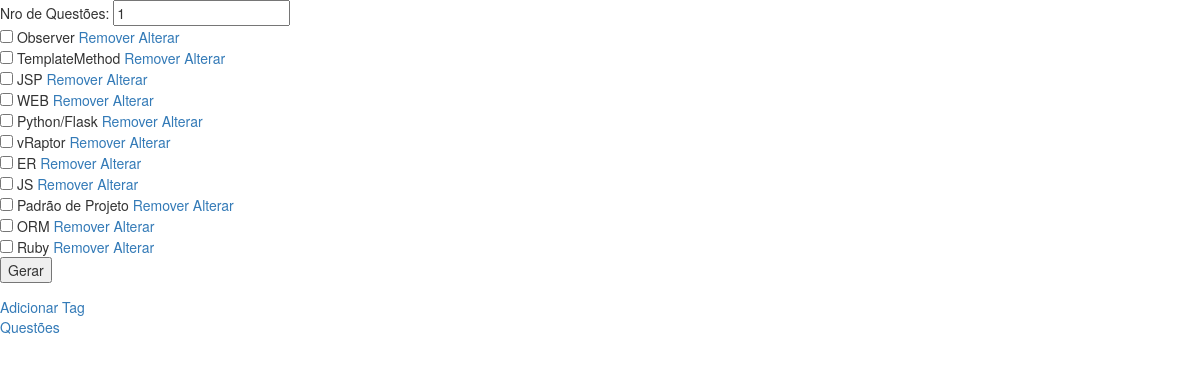
/, run on an earlier commit of the app's database.
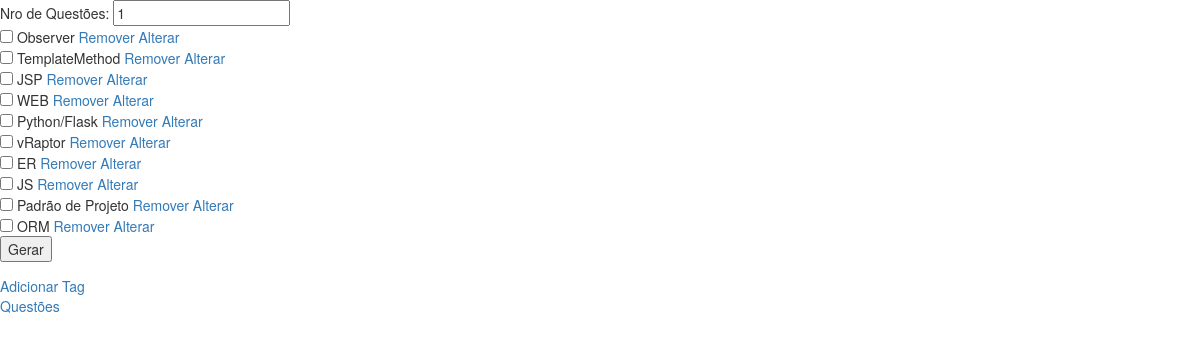
And on a later commit of the database.
### tables this page shows
CREATE TABLE tags (
    id INTEGER PRIMARY KEY AUTOINCREMENT,
    tag text
);

### main.py (the view)
@app.route("/")
def index():
    conn = sqlite3.connect("database.db")
    cur = conn.cursor()
    cur.execute("SELECT * FROM tags")
    vetTag = cur.fetchall()
    cur.close()
    conn.close()
    return render_template('index.html', vetTag=vetTag)

### templates/index.html (shortened to what this page needs)
<html>
<head>
    <link rel="stylesheet" href="/static/bootstrap/css/bootstrap.min.css">
</head>
<body>
    <form method="post" action="/gerar">
        Nro de Questões: <input type="number" value="1" name="nro_questao"> <br>
        {% for tag in vetTag %}
            <input name="tags" type="checkbox" value="{{tag[0]}}"> {{tag[1]}} <a href="/remover_tag/{{tag[0]}}">Remover</a>
            <a href="/tela_alterar_tag/{{tag[0]}}">Alterar</a>
            <br>
        {% endfor %}
        <input type="submit" value="Gerar">
    </form>
    <a href="/tela_adicionar_tag">Adicionar Tag</a> <br>
    <a href="/listar_questao">Questões</a> <br>
</body>
</html>

What changed in the data, as far as the page shows it:
removed tags: tag "Ruby"
